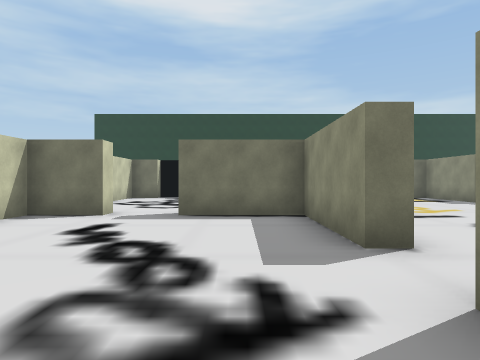
View 1 (above)

16 first-person views from a walk through a Unity game level. The camera is 1.4 m above the floor, looks level and sees 75° across. Doors are open. The floor is counted in squares, 2 m on a side. Each view is taken from the middle of a square. On the plan, view 1 faces up. The plan holds only what a view shows up to about 10 squares ahead; the rest is blank. The place goes on beyond the plan.

View 2
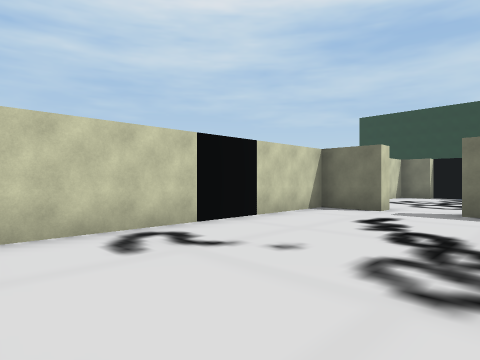

View 3
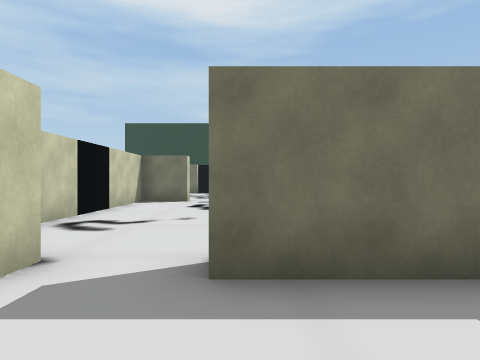

View 4
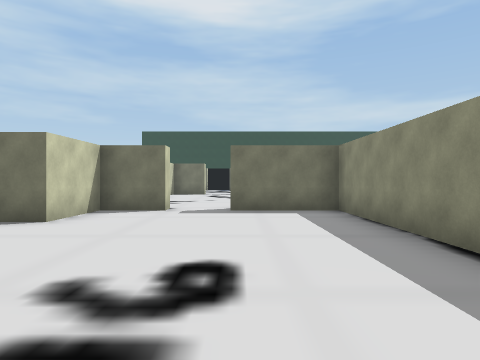

View 5
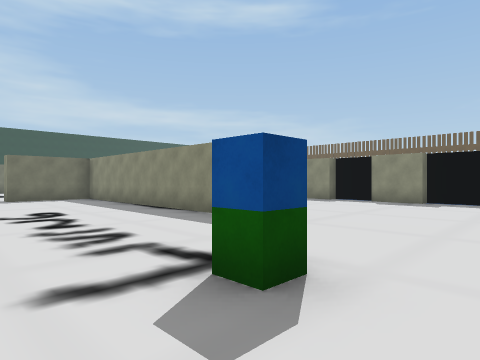

View 6
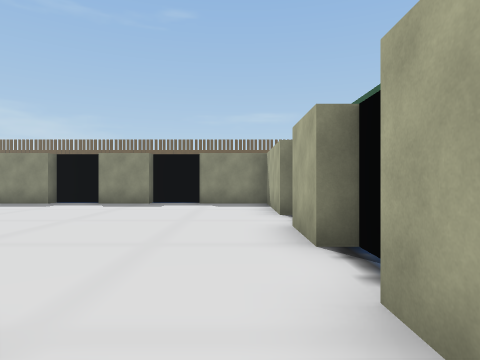

View 7
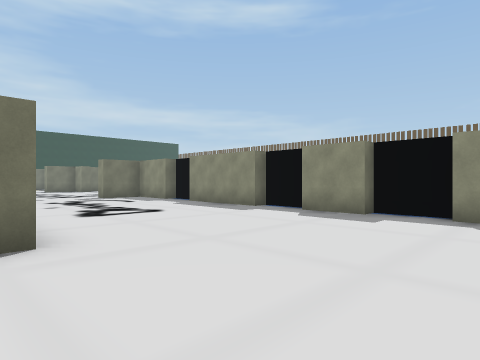

View 8
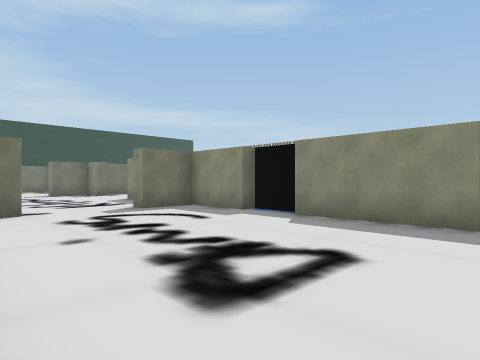

View 9
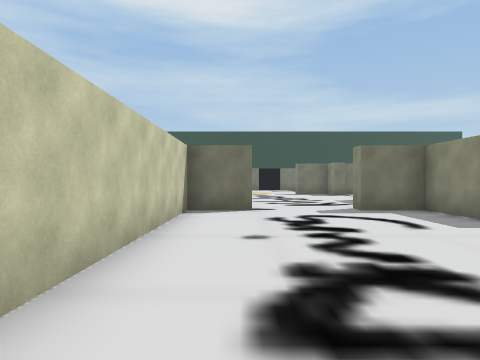

View 10
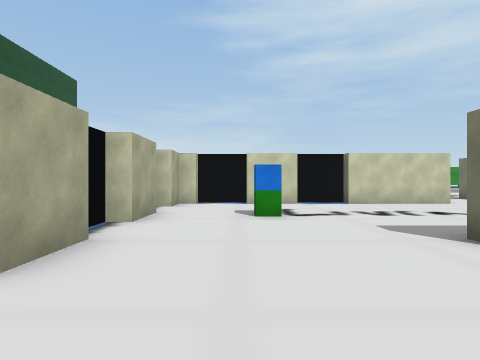

View 11
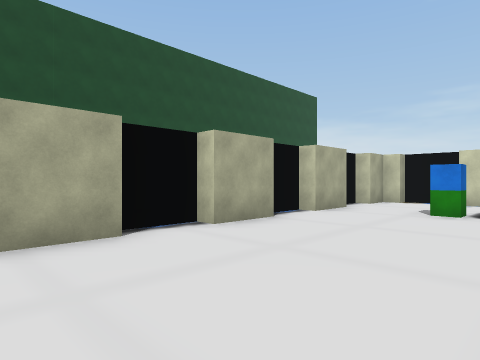

View 12
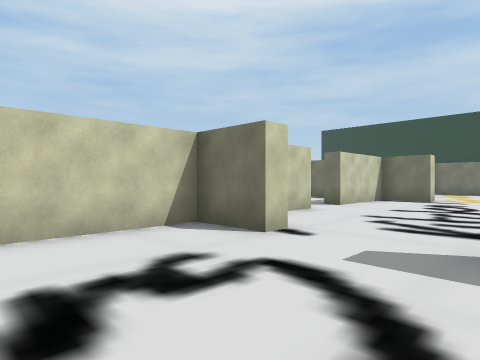

View 13
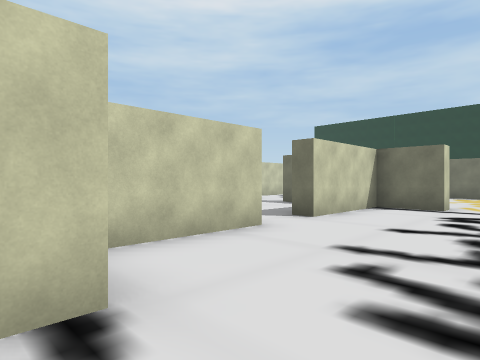

View 14
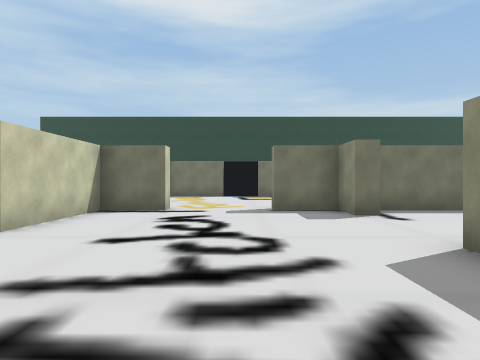

View 15
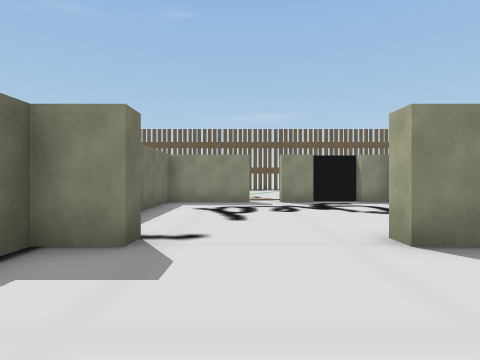

View 16
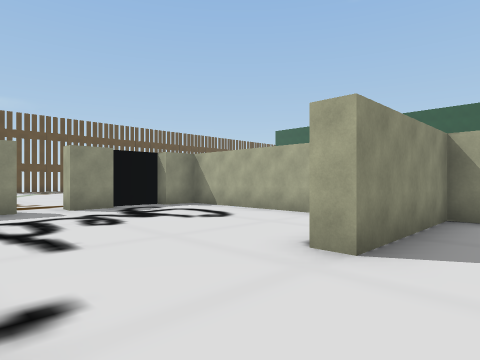

### Floor plan
Points are (right, up) in squares from view 1. A wall is a line through its corners. A room is listed if a view was taken in it or the views show most of it. See-through windows are left out.
Room 1 (views 1, 2)
walls: (-2.7, -1.2) (-2.7, -1.8); (1.8, 3.2) (1.3, 3.2) (1.3, 6.2) (-0.2, 6.2); (-2.7, 6.8) (-2.7, 6.2) (-4.2, 6.2) (-4.2, 0.9)
ways out: opening at (-1.5, -2) to room 2; opening at (1, 2.5) to room 3; opening at (-1.5, 6)
objects: block (-1, -2); block (-1, 6)
Room 2 (views 3, 4, 5, 6, 7, 8, 9, 10, 11, 12, 13)
walls: (1.3, -8.9) (1.3, -1.8) (-0.2, -1.8); (1.9, -10.3) (1.2, -10.3); (7.7, -9.6) (7.7, -8.3) (7.3, -8.3) (7.3, -5.2); (1.3, -14.8) (2.8, -14.8); (4.2, -14.8) (7.2, -14.8); (-0.2, -15.2) (0.9, -15.2); (7.7, -12.8) (7.7, -11.3) (7.3, -11.3) (7.3, -9.8); (-1.8, -14.8) (-0.2, -14.8); (7.7, -5) (7.7, -3.8); (7.3, -3.8) (7.3, -1.8) (5.8, -1.8) (5.8, -1.2); (7.3, -14.4) (7.3, -12.8); (3.3, -1.2) (3.3, -1.8) (1.8, -1.8) (1.8, -7.5); (-3.2, -15.2) (-2.6, -15.2); (-2.7, -1.8) (-4.2, -1.8) (-4.2, -3.1)
ways out: opening at (-1.5, -2) to room 1; opening at (4.5, -2) to room 3
objects: block (-4, -15); other object (-1, -13)
Room 3 (views 14, 15, 16)
walls: (7.9, 5.2) (7.3, 5.2) (7.3, 6.2) (5.8, 6.2); (9.6, -0.8) (13.8, -0.8) (13.8, 0.2) (14.2, 0.2) (14.2, 1.5); (7.3, -1.3) (7.3, 2.2) (7.9, 2.2); (13.8, 3.6) (13.8, 6.2) (8.2, 6.2); (1.8, 1.8) (1.8, -0.8); (3.3, 6.2) (1.8, 6.2) (1.8, 3.2)
ways out: opening at (1, 2.5) to room 1; opening at (4.5, -2) to room 2; opening at (4.5, 6); open door at (14, 3)
objects: block (14, 2)

Where each view was taken, in squares from view 1:
view 1: 0 up, 0 right, facing up
view 2: 1 down, 0 right, facing up-left
view 3: 4 down, 1 left, facing up
view 4: 9 down, 1 left, facing up
view 5: 14 down, 3 left, facing up-right
view 6: 14 down, 2 left, facing right
view 7: 14 down, 1 right, facing up-right
view 8: 9 down, 2 right, facing up-right
view 9: 9 down, 3 right, facing up
view 10: 13 down, 5 right, facing left
view 11: 11 down, 6 right, facing down-left
view 12: 5 down, 6 right, facing up-left
view 13: 2 down, 5 right, facing up-left
view 14: 1 down, 5 right, facing up
view 15: 4 up, 4 right, facing right
view 16: 5 up, 6 right, facing down-right
